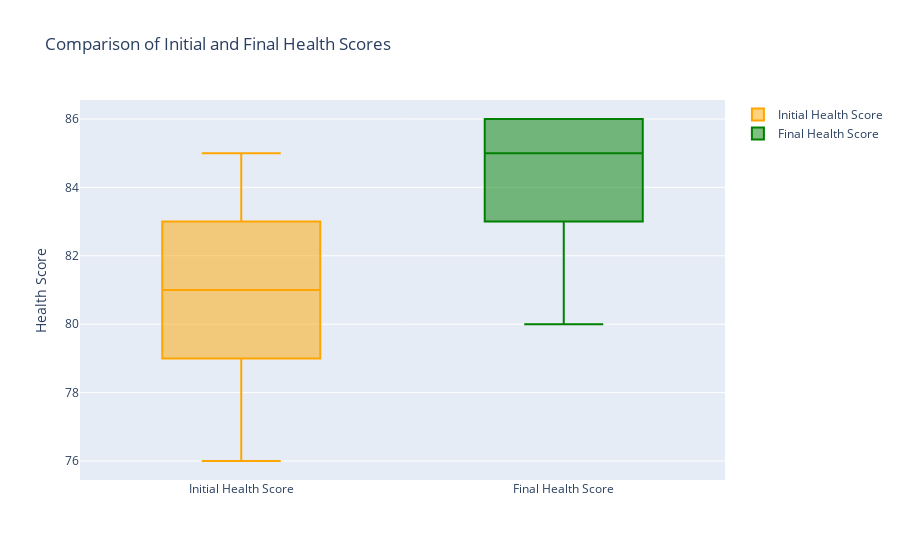

Notebook cell for this chart:
### Markdown cell above
Q9

Firstly, I have a sample which includes 5 columns and 10 rows. We want to analyze the effect of the vaccine on patients and give evidence for whether or not the vaccine is effective. So I need to focus on the difference between the initial health socre and final one. However, I only have one sample so I am going to use bootstrapping to create 1000 new sample at least to ensure the estimate is close to true population data. Then I need to analyze the distribution of new 1000 samples in a 95% confidence interval. Comparing the distribution and the Null hypothesis which is the "no effect"

### Code cell
import numpy as np
import pandas as pd
import plotly.graph_objects as go

df = pd.DataFrame(data)
data = {
    'PatientID': [1, 2, 3, 4, 5, 6, 7, 8, 9, 10],
    'Age': [45, 34, 29, 52, 37, 41, 33, 48, 26, 39],
    'Gender': ['M', 'F', 'M', 'F', 'M', 'F', 'M', 'F', 'M', 'F'],
    'InitialHealthScore': [84, 78, 83, 81, 81, 80, 79, 85, 76, 83],
    'FinalHealthScore': [86, 86, 80, 86, 84, 86, 86, 82, 83, 84]
}

df['Difference'] =df['FinalHealthScore']- df['InitialHealthScore']

n_bootstrap_samples = 1000
bootstrap_diff_means = []

for _ in range(n_bootstrap_samples):
    sample = df.sample(len(df), replace=True)
    boot_mean_diff = sample['Difference'].mean()
    bootstrap_diff_means.append(boot_mean_diff)


mean_diff_bootstrap = np.mean(bootstrap_diff_means)
conf_interval_diff95 = np.percentile(bootstrap_diff_means, [2.5, 97.5])




print("Mean of bootstrap means: " , mean_diff_bootstrap) 

print("95% Confidence Interval: " ,conf_interval_diff95 )


fig = go.Figure()
fig.add_trace(go.Box(y=df['InitialHealthScore'], name='Initial Health Score', marker_color='orange'))
fig.add_trace(go.Box(y=df['FinalHealthScore'], name='Final Health Score', marker_color='green'))
fig.update_layout(title='Comparison of Initial and Final Health Scores', yaxis_title='Health Score')

fig.show()

### Figure 1 — Plotly figure (JSON) as saved in the notebook; plotly's stock layout.template omitted (floating-point values rounded to 4 significant figures)
{"data": [{"marker": {"color": "orange"}, "name": "Initial Health Score", "type": "box", "y": [84, 78, 83, 81, 81, 80, 79, 85, 76, 83]}, {"marker": {"color": "green"}, "name": "Final Health Score", "type": "box", "y": [86, 86, 80, 86, 84, 86, 86, 82, 83, 84]}], "layout": {"title": {"text": "Comparison of Initial and Final Health Scores"}, "yaxis": {"title": {"text": "Health Score"}}}}
